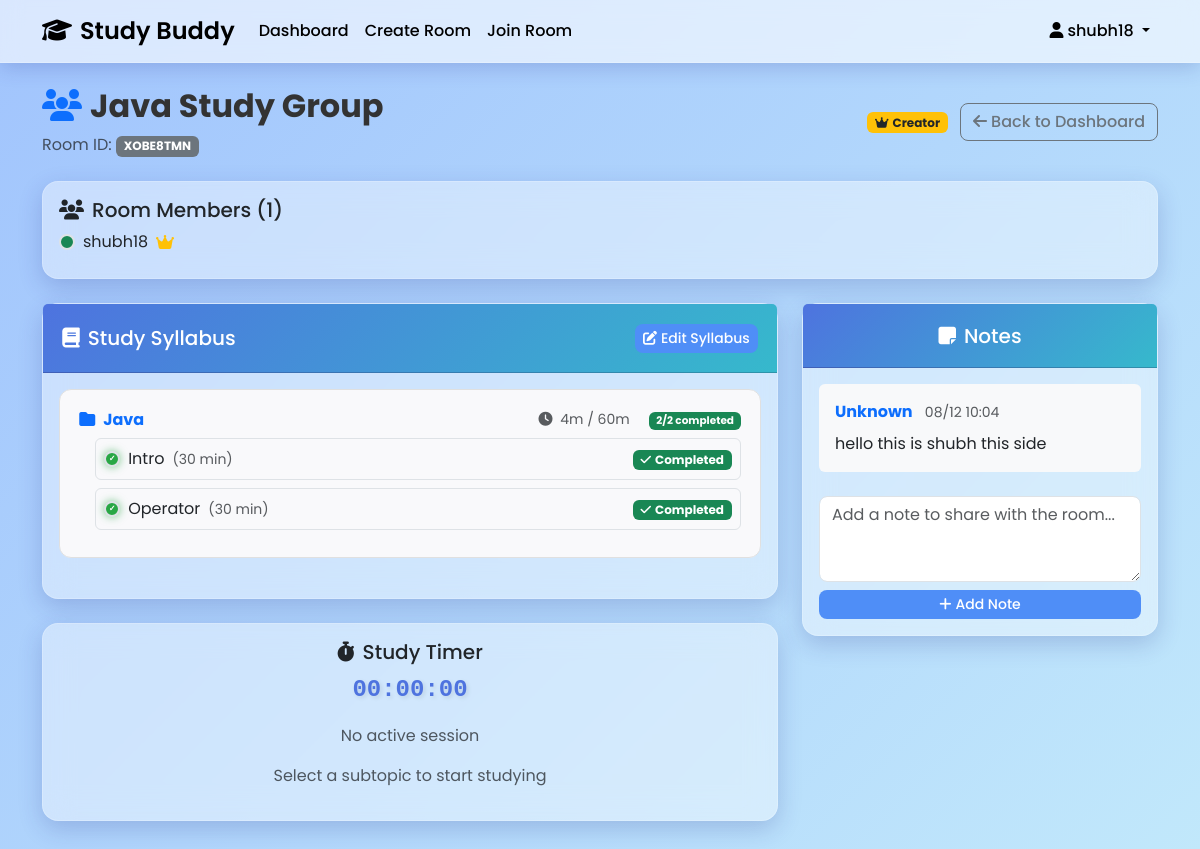
/room/XOBE8TMN (signed in), run on the app's committed database.
### models.py (models this page shows, shortened)
class User(UserMixin, db.Model):
    id = db.Column(db.Integer, primary_key=True)
    username = db.Column(db.String(64), unique=True, nullable=False)
    email = db.Column(db.String(120), unique=True, nullable=False)
    password_hash = db.Column(db.String(256))
    current_streak = db.Column(db.Integer, default=0)
    longest_streak = db.Column(db.Integer, default=0)
    daily_goal_minutes = db.Column(db.Integer, default=60)
    last_study_date = db.Column(db.Date, nullable=True)
    created_at = db.Column(db.DateTime, default=datetime.utcnow)
    created_rooms = db.relationship('Room', backref='creator', lazy=True, foreign_keys='Room.creator_id')
    study_sessions = db.relationship('StudySession', backref='user', lazy=True)
    progress = db.relationship('UserProgress', backref='user', lazy=True)
    notes = db.relationship('Note', backref='author', lazy=True)

class Room(db.Model):
    id = db.Column(db.Integer, primary_key=True)
    room_id = db.Column(db.String(8), unique=True, nullable=False)
    name = db.Column(db.String(100), nullable=False)
    password_hash = db.Column(db.String(256))
    creator_id = db.Column(db.Integer, db.ForeignKey('user.id'), nullable=False)
    created_at = db.Column(db.DateTime, default=datetime.utcnow)
    members = db.relationship('User', secondary=room_members, backref='rooms')
    topics = db.relationship('Topic', backref='room', lazy=True, cascade='all, delete-orphan')
    notes = db.relationship('Note', backref='room', lazy=True, cascade='all, delete-orphan')

class Topic(db.Model):
    id = db.Column(db.Integer, primary_key=True)
    name = db.Column(db.String(200), nullable=False)
    room_id = db.Column(db.Integer, db.ForeignKey('room.id'), nullable=False)
    order_index = db.Column(db.Integer, default=0)
    created_at = db.Column(db.DateTime, default=datetime.utcnow)
    subtopics = db.relationship('Subtopic', backref='topic', lazy=True, cascade='all, delete-orphan')

class Subtopic(db.Model):
    id = db.Column(db.Integer, primary_key=True)
    name = db.Column(db.String(200), nullable=False)
    estimated_time = db.Column(db.Integer, nullable=False)  # in minutes
    topic_id = db.Column(db.Integer, db.ForeignKey('topic.id'), nullable=False)
    order_index = db.Column(db.Integer, default=0)
    created_at = db.Column(db.DateTime, default=datetime.utcnow)
    progress = db.relationship('UserProgress', backref='subtopic', lazy=True)
    study_sessions = db.relationship('StudySession', backref='subtopic', lazy=True)

class UserProgress(db.Model):
    id = db.Column(db.Integer, primary_key=True)
    user_id = db.Column(db.Integer, db.ForeignKey('user.id'), nullable=False)
    subtopic_id = db.Column(db.Integer, db.ForeignKey('subtopic.id'), nullable=False)
    status = db.Column(db.String(20), default='not_started')  # not_started, in_progress, completed
    total_time_spent = db.Column(db.Integer, default=0)  # in minutes
    completed_at = db.Column(db.DateTime, nullable=True)
    created_at = db.Column(db.DateTime, default=datetime.utcnow)
    updated_at = db.Column(db.DateTime, default=datetime.utcnow, onupdate=datetime.utcnow)
    __table_args__ = (db.UniqueConstraint('user_id', 'subtopic_id'),)

class Note(db.Model):
    id = db.Column(db.Integer, primary_key=True)
    content = db.Column(db.Text, nullable=False)
    author_id = db.Column(db.Integer, db.ForeignKey('user.id'), nullable=False)
    room_id = db.Column(db.Integer, db.ForeignKey('room.id'), nullable=False)
    created_at = db.Column(db.DateTime, default=datetime.utcnow)

### routes.py (the view)
@app.route('/room/<room_id>')
@login_required
def room(room_id):
    room = Room.query.filter_by(room_id=room_id).first_or_404()
    if current_user not in room.members:
        flash('You are not a member of this room', 'error')
        return redirect(url_for('dashboard'))
    topics = Topic.query.filter_by(room_id=room.id).order_by(Topic.order_index).all()
    members = room.members
    notes = Note.query.filter_by(room_id=room.id).order_by(Note.created_at.desc()).all()
    user_progress = {}
    topic_times = {}
    for topic in topics:
        topic_actual = 0
        topic_estimated = 0
        completed_count = 0
        total_count = 0
        for subtopic in topic.subtopics:
            total_count += 1
            topic_estimated += subtopic.estimated_time
            progress = UserProgress.query.filter_by(
                user_id=current_user.id,
                subtopic_id=subtopic.id
            ).first()
            if progress:
                user_progress[subtopic.id] = progress
                topic_actual += progress.total_time_spent
                if progress.status == 'completed':
                    completed_count += 1
        topic_times[topic.id] = {
            'actual': topic_actual,
            'estimated': topic_estimated,
            'completed_count': completed_count,
            'total_count': total_count
        }
    is_creator = current_user.id == room.creator_id
    return render_template('room.html',
                         room=room,
                         topics=topics,
                         members=members,
                         notes=notes,
                         user_progress=user_progress,
                         topic_times=topic_times,
                         is_creator=is_creator)

### templates/room.html (shortened to what this page needs)
{% extends "base.html" %}
{% block content %}
<div class="row mb-4">
    <div class="col">
        <div class="d-flex justify-content-between align-items-center">
            <div>
                <h2 class="fw-bold">
                    <i class="fas fa-users me-2 text-primary"></i>{{ room.name }}
                </h2>
                <p class="text-muted mb-0">Room ID: <span class="badge bg-secondary">{{ room.room_id }}</span></p>
            </div>
            <div>
                {% if is_creator %}
                <span class="badge bg-warning text-dark me-2">
                    <i class="fas fa-crown me-1"></i>Creator
                </span>
                {% endif %}
                <a href="{{ url_for('dashboard') }}" class="btn btn-outline-secondary">
                    <i class="fas fa-arrow-left me-1"></i>Back to Dashboard
                </a>
            </div>
        </div>
    </div>
</div>
<div class="row mb-4">
    <div class="col">
        <div class="card study-card">
            <div class="card-body">
                <h5 class="card-title">
                    <i class="fas fa-users me-2"></i>Room Members ({{ members|length }})
                </h5>
                <div class="row">
                    {% for member in members %}
                    <div class="col-md-3 mb-2">
                        <div class="d-flex align-items-center">
                            <div class="progress-indicator bg-success me-2" id="user-status-{{ member.id }}"></div>
                            <span>{{ member.username }}</span>
                            {% if member.id == room.creator_id %}
                            <i class="fas fa-crown text-warning ms-2" title="Room Creator"></i>
                            {% endif %}
                        </div>
                    </div>
                    {% endfor %}
                </div>
            </div>
        </div>
    </div>
</div>
<div class="row">
    <div class="col-lg-8">
        <div class="card study-card mb-4">
            <div class="card-header d-flex justify-content-between align-items-center">
                <h5 class="mb-0">
                    <i class="fas fa-book me-2"></i>Study Syllabus
                </h5>
                {% if is_creator %}
                <button type="button" class="btn btn-sm btn-primary" data-bs-toggle="modal" data-bs-target="#syllabusModal">
                    <i class="fas fa-edit me-1"></i>Edit Syllabus
                </button>
                {% endif %}
            </div>
            <div class="card-body">
                {% if topics %}
                    <div id="syllabus-content">
                        {% for topic in topics %}
                        <div class="topic-section mb-4">
                            <div class="d-flex justify-content-between align-items-center mb-2">
                                <h6 class="topic-title fw-bold text-primary mb-0">
                                    <i class="fas fa-folder me-2"></i>{{ topic.name }}
                                </h6>
                                <div class="text-muted small">
                                    <span class="me-3">
                                        <i class="fas fa-clock me-1"></i>
                                        {{ topic_times[topic.id].actual }}m / {{ topic_times[topic.id].estimated }}m
                                    </span>
                                    <span class="badge bg-success">
                                        {{ topic_times[topic.id].completed_count }}/{{ topic_times[topic.id].total_count }} completed
                                    </span>
                                </div>
                            </div>
                            <div class="subtopics ms-3">
                                {% for subtopic in topic.subtopics %}
                                <div class="subtopic-item d-flex align-items-center justify-content-between p-2 border rounded mb-2"
                                     data-subtopic-id="{{ subtopic.id }}">
                                    <div class="d-flex align-items-center">
                                        <div class="progress-indicator status-{{ user_progress[subtopic.id].status if subtopic.id in user_progress else 'not_started' }} me-2"></div>
                                        <span class="subtopic-name">{{ subtopic.name }}</span>
                                        <small class="text-muted ms-2">({{ subtopic.estimated_time }} min)</small>
                                    </div>
                                    <div class="subtopic-actions">
                                        {% if subtopic.id in user_progress and user_progress[subtopic.id].status == 'completed' %}
                                        <span class="badge bg-success">
                                            <i class="fas fa-check me-1"></i>Completed
                                        </span>
                                        {% endif %}
                                    </div>
                                </div>
                                {% endfor %}
                            </div>
                        </div>
                        {% endfor %}
                    </div>
                {% endif %}
            </div>
        </div>
        <div class="card study-card" id="timer-card">
            <div class="card-body text-center position-relative">
                <h5 class="card-title">
                    <i class="fas fa-stopwatch me-2"></i>Study Timer
                </h5>
                <div class="timer-display mb-3" id="timer-display-default">00:00:00</div>
                <div id="current-subtopic" class="text-muted mb-3">No active session</div>
                <div id="timer-controls">
                    <p class="text-muted">Select a subtopic to start studying</p>
                </div>
            </div>
        </div>
    </div>
    <div class="col-lg-4">
        <div class="card study-card mb-4">
            <div class="card-header">
                <h5 class="mb-0">
                    <i class="fas fa-sticky-note me-2"></i>Notes
                </h5>
            </div>
            <div class="card-body">
                <div class="notes-section mb-3" id="notes-container" style="max-height: 300px; overflow-y: auto;">
                    {% for note in notes %}
                    <div class="note-item p-3 mb-2 rounded bg-light">
                        <div class="d-flex justify-content-between align-items-start">
                            <div class="flex-grow-1">
                                <strong class="text-primary">{{ note.author_name if note.author_name else 'Unknown' }}</strong>
                                <small class="text-muted ms-2">{{ note.created_at.strftime('%m/%d %H:%M') }}</small>
                            </div>
                        </div>
                        <div class="note-content mt-2">{{ note.content }}</div>
                    </div>
                    {% else %}
                    <p class="text-muted text-center">No notes yet. Be the first to add one!</p>
                    {% endfor %}
                </div>
                <form id="add-note-form" action="{{ url_for('add_note', room_id=room.room_id) }}" method="POST">
                    <div class="mb-2">
                        <textarea class="form-control" name="content" placeholder="Add a note to share with the room..." rows="3" required></textarea>
                    </div>
                    <button type="submit" class="btn btn-primary btn-sm w-100">
                        <i class="fas fa-plus me-1"></i>Add Note
                    </button>
                </form>
            </div>
        </div>
    </div>
</div>
{% endblock %}

### templates/base.html (shortened to what this page needs)
<!DOCTYPE html>
<html lang="en" data-bs-theme="light">
<head>
  <link href="https://cdn.jsdelivr.net/npm/bootstrap@5.3.2/dist/css/bootstrap.min.css" rel="stylesheet" />
  <link href="https://cdnjs.cloudflare.com/ajax/libs/font-awesome/6.4.0/css/all.min.css" rel="stylesheet" />
  <link href="{{ url_for('static', filename='css/custom.css') }}" rel="stylesheet" />
</head>
<body>
  <nav class="navbar navbar-expand-lg sticky-top">
    <div class="container">
      <a class="navbar-brand" href="{{ url_for('index') }}">
        <i class="fas fa-graduation-cap me-2"></i>Study Buddy
      </a>
      <div class="collapse navbar-collapse" id="navbarNav">
        <ul class="navbar-nav me-auto">
          {% if current_user.is_authenticated %}
          <li class="nav-item"><a class="nav-link" href="{{ url_for('dashboard') }}">Dashboard</a></li>
          <li class="nav-item"><a class="nav-link" href="{{ url_for('create_room') }}">Create Room</a></li>
          <li class="nav-item"><a class="nav-link" href="{{ url_for('join_room') }}">Join Room</a></li>
          {% endif %}
        </ul>
        <ul class="navbar-nav">
          {% if current_user.is_authenticated %}
          <li class="nav-item dropdown">
            <a class="nav-link dropdown-toggle" href="#" role="button" data-bs-toggle="dropdown">
              <i class="fas fa-user me-1"></i>{{ current_user.username }}
            </a>
          </li>
          {% else %}
          <li class="nav-item"><a class="nav-link" href="{{ url_for('login') }}">Login</a></li>
          <li class="nav-item"><a class="nav-link" href="{{ url_for('register') }}">Register</a></li>
          {% endif %}
        </ul>
      </div>
    </div>
  </nav>
  <main class="container my-4">
    {% block content %}{% endblock %}
  </main>
</body>
</html>

### data on the page
User: username "shubh18"
Room: name "Java Study Group", room_id "XOBE8TMN"
Topic: name "Java", topic_times "4", topic_times "60", topic_times "2"
Subtopic: name "Intro", estimated_time "30", shows "Completed"
Subtopic: name "Operator", estimated_time "30", shows "Completed"
Note: author_name "Unknown", created_at "08/12 10:04", content "hello this is shubh this side"

### other printed values
{{ members|length }} "1"
